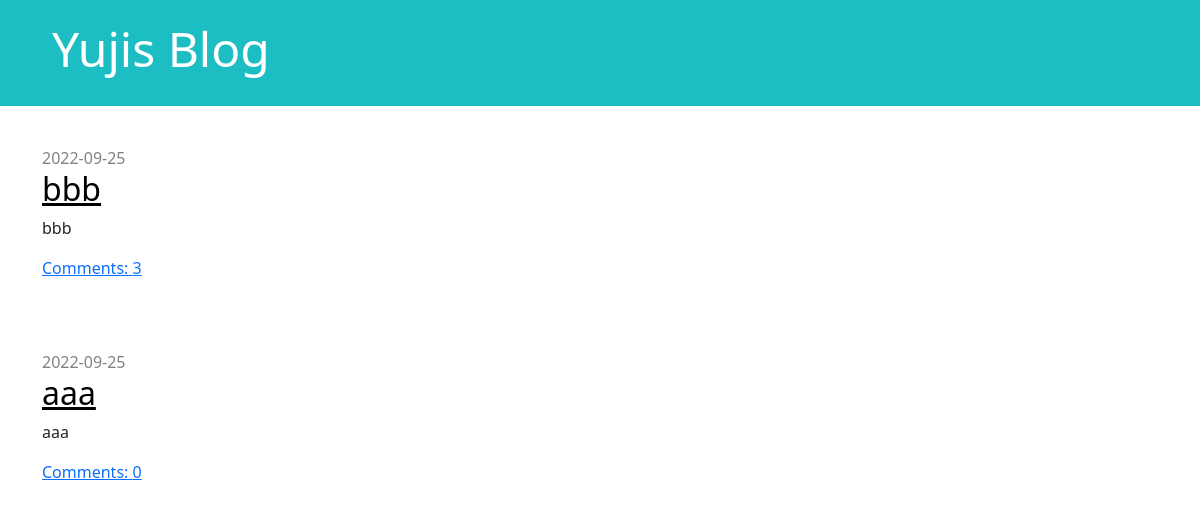
/, run on an earlier commit of the app's database.
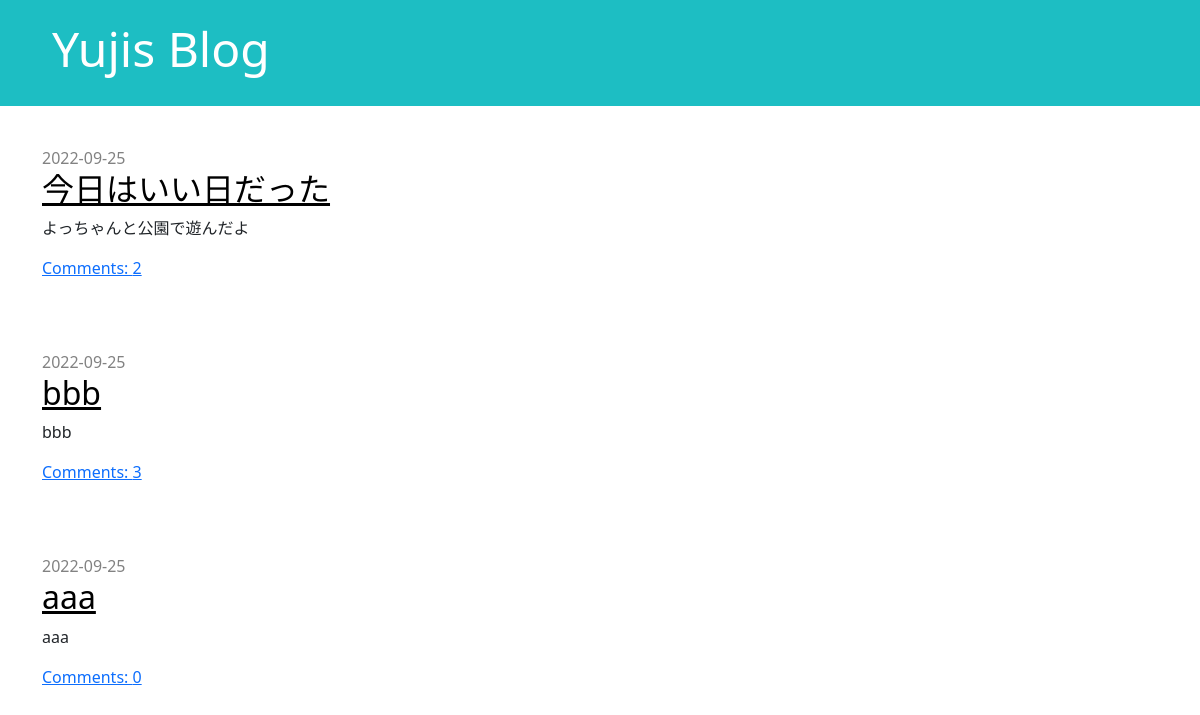
And on a later commit of the database.
### blog/models.py (models this page shows, shortened)
class Post(models.Model):
    author = models.ForeignKey(
        settings.AUTH_USER_MODEL, on_delete=models.CASCADE)
    title = models.CharField(max_length=200)
    text = models.TextField()
    created_date = models.DateTimeField(default=timezone.now)
    published_date = models.DateTimeField(blank=True, null=True)

### blog/views.py (the view)
# urls.py: path('', views.post_list, name='post_list'),
def post_list(request):
    posts = Post.objects.filter(published_date__lte=timezone.now()).order_by('-published_date')
    return render(request, 'blog/post_list.html', {'posts': posts})

### blog/templates/blog/post_list.html
{% extends 'blog/base.html' %}
{% block content %}
    {% for post in posts %}
        <article class="post">
            <time class="date">
                {{ post.published_date|date:"Y-m-d" }}
            </time>
            <h2><a href="{% url 'post_detail' pk=post.pk %}">{{ post.title }}</a></h2>
            <p>{{ post.text|linebreaksbr }}</p>
            <a href="{% url 'post_detail' pk=post.pk %}">Comments: {{ post.comments.count }}</a>
        </article>
    {% endfor %}
{% endblock %}

### blog/templates/blog/base.html (shortened to what this page needs)
{% load static %}
<!DOCTYPE html>
<html>
  <head>
    <link
      rel="stylesheet"
      href="https://cdn.jsdelivr.net/npm/bootstrap@5.1.3/dist/css/bootstrap.min.css"
    />
    <link rel="stylesheet" href="{% static 'css/blog.css' %}" />
  </head>
  <body>
    <header class="page-header">
      <div class="container">
        <h1><a href="/">Yujis Blog</a></h1>
      </div>
    </header>
    <main class="container">
      <div class="row">
        <div class="col">{% block content %} {% endblock %}</div>
      </div>
    </main>
  </body>
</html>

### blog/static/css/blog.css (style rules this page uses)
.page-header { background-color: #1dbec3; margin-top: 0; margin-bottom: 40px; padding: 20px 20px 20px 40px; }
.page-header h1, .page-header h1 a, .page-header h1 a:visited, .page-header h1 a:active { color: #ffffff; font-size: 36pt; text-decoration: none; }
.date { color: #828282; }
.post { margin-bottom: 70px; }
.post h2 a, .post h2 a:visited { color: #000000; }

What changed in the data, as far as the page shows it:
added Post: published_date "2022-09-25", title "今日はいい日だった", text "よっちゃんと公園で遊んだよ", comments.count "2"
